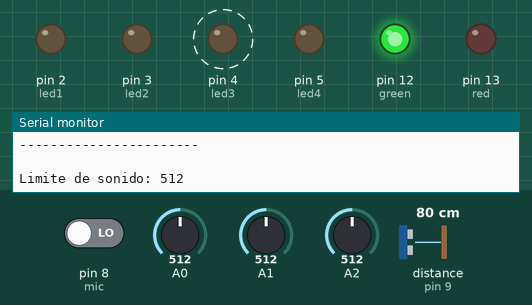
Recording of a sketch running on a simulated Arduino Uno, built with avr-gcc and run on an emulated ATmega328P. Shown: output pins drawn as LEDs (lit = HIGH), the last lines printed to the serial monitor. Wiring (inferred from the names in the program): ultrasonic range finder: trigger pin 10; echo pin 9. Dashed ring = blinking. The inputs (shaded band) are chosen by the test bench; at power-on: distance to the obstacle (sensor on pin 9) 80 cm, A1 = 512, pin 8 (mic) LOW, A0 = 512, A2 = 512. The echo pulse lasts 58.3 µs per cm; pins used as bus, display or sensor lines are not drawn.

Above: at 1.5 s.
1.6 s: distance to the obstacle (sensor on pin 9) set to 35 cm
5.1 s: distance to the obstacle (sensor on pin 9) set to 28 cm
At 6.6 s:
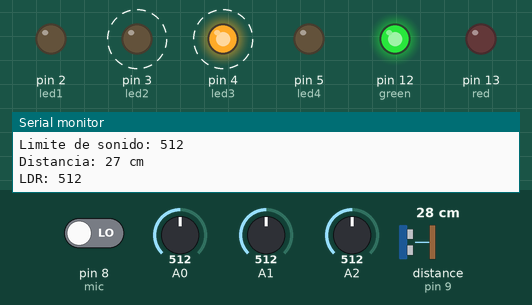
8.6 s: A1 set to 858
12.1 s: A1 set to 886
At 13.6 s:
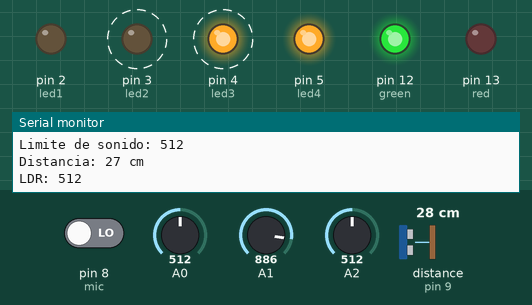
15.6 s: pin 8 (mic) driven HIGH
At 16.8 s:
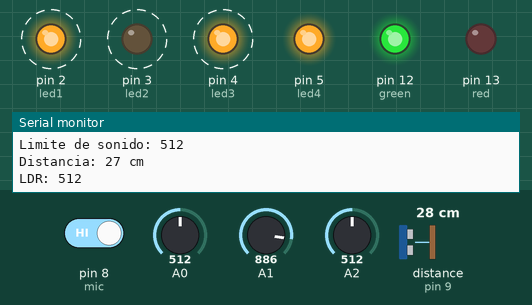
19.1 s: A1 set to 860
At 21.5 s:
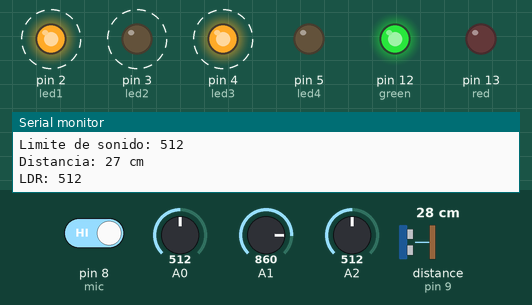
Timing chart, 0 to 23.6 s (numbered marks = the images above; inputs shaded):
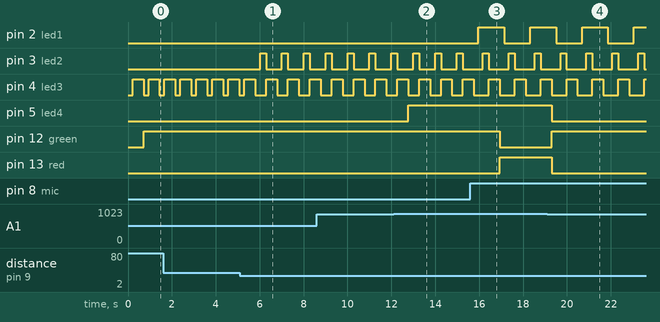

Measured:
- the behaviour switches between 32 and 31 cm on distance to the obstacle (sensor on pin 9) (found by bisection; images 0 and 1)
- the behaviour switches between 869 and 870 on A1 (found by bisection; images 1 and 2)
- after the input at 5.1 s, pin 3 (led2): alternates HIGH for 0.27 s and LOW for 0.73 s, starting after 0.92 s; pin 4 (led3): alternates HIGH for 0.50 s and LOW for 0.50 s, starting after 1.2 s
- after the input at 12.1 s, pin 5 (led4): LOW → HIGH after 0.67 s
- after the input at 15.6 s, pin 2 (led1): LOW → HIGH after 0.36 s, → LOW 1.2 s later, → HIGH 1.2 s later; pin 12 (green): HIGH → LOW after 1.3 s; pin 13 (red): LOW → HIGH after 1.3 s
- after the input at 19.1 s, pin 5 (led4), pin 13 (red): HIGH → LOW after 0.20 s; pin 12 (green): LOW → HIGH after 0.20 s
- by itself, pin 4 (led3): alternates HIGH for 0.50 s and LOW for 0.23 s

The sketch:

Proyecto_2.ino
```cpp
#define mic 8
#define led1 2

#define trig 10
#define echo 9
#define led2 3

#define led3 4

#define green 12
#define red 13

int ldr=A2;
#define led4 5

int val;
int valA;
int estado=0;

int duracion;
int distancia;

int valLdr=0;

int valA2;

//ASM
extern "C"{
  void START();

}

void setup() {
  //Monitor Serial
  Serial.begin(9600);

  pinMode(mic, INPUT);
  pinMode(led1 , OUTPUT);

  pinMode(echo, INPUT);
  pinMode(trig , OUTPUT);
  pinMode(led2 , OUTPUT);

  pinMode(led3 , OUTPUT);

  pinMode(green , OUTPUT);
  pinMode(red , OUTPUT);

  pinMode(led4 , OUTPUT);

}

void loop() {
  //ASM
  START();
  //Sensor de sonido
  //Salida analogica que define el valor minimmo para su activación
  valA = analogRead(A0);

  Serial.println(" ");
  Serial.print("Limite de sonido: ");
  Serial.println(valA);
  val = digitalRead(mic);
  if(val == HIGH){
    estado = !estado;
    delay(200);
  }
  digitalWrite(led1 , estado);

  //Sensor ultrasonico
  digitalWrite(trig, HIGH);
  delay(1);
  digitalWrite(trig, LOW);
  duracion = pulseIn(echo, HIGH);
  //Valor especificado por el fabricante
  distancia = duracion/59;
  Serial.print("Distancia: ");
  Serial.print(distancia);
  Serial.println(" cm ");
  delay(200);
  if (distancia <=30 and distancia >=0){
    digitalWrite(led2 , HIGH);
    delay(distancia * 10);
    digitalWrite(led2 , LOW);
  }

  //Sensor ldr
  valLdr = analogRead(A2);
  Serial.print("LDR: ");
  Serial.println(valLdr);
  if(valLdr > 100){
    digitalWrite(led3 , HIGH);
    delay(500);
    digitalWrite(led3 , LOW);
  }

  //Sensor temt600
  valA2 = analogRead(A1);
  Serial.print("Luz ambiental: " );
  Serial.println(valA2);
  //Pruebas de flash
  if (valA2 >= 870){
    digitalWrite(led4 , HIGH);
  }
  else{
    digitalWrite(led4 , LOW);
  }

  //Green red led
  if(distancia <=30 and distancia >=0 and val == HIGH and valA2>=870 ){
    digitalWrite(red , HIGH);
    digitalWrite(green , LOW);
  }else if(val == HIGH and valA2 >= 870 and valLdr > 100 ){
    digitalWrite(red , HIGH);
    digitalWrite(green , LOW);
    delay(200);
    digitalWrite(red , LOW);
    digitalWrite(green , HIGH);
  }else{
    digitalWrite(red , LOW);
    digitalWrite(green , HIGH);
  }

  Serial.println("-----------------------");

}
```
